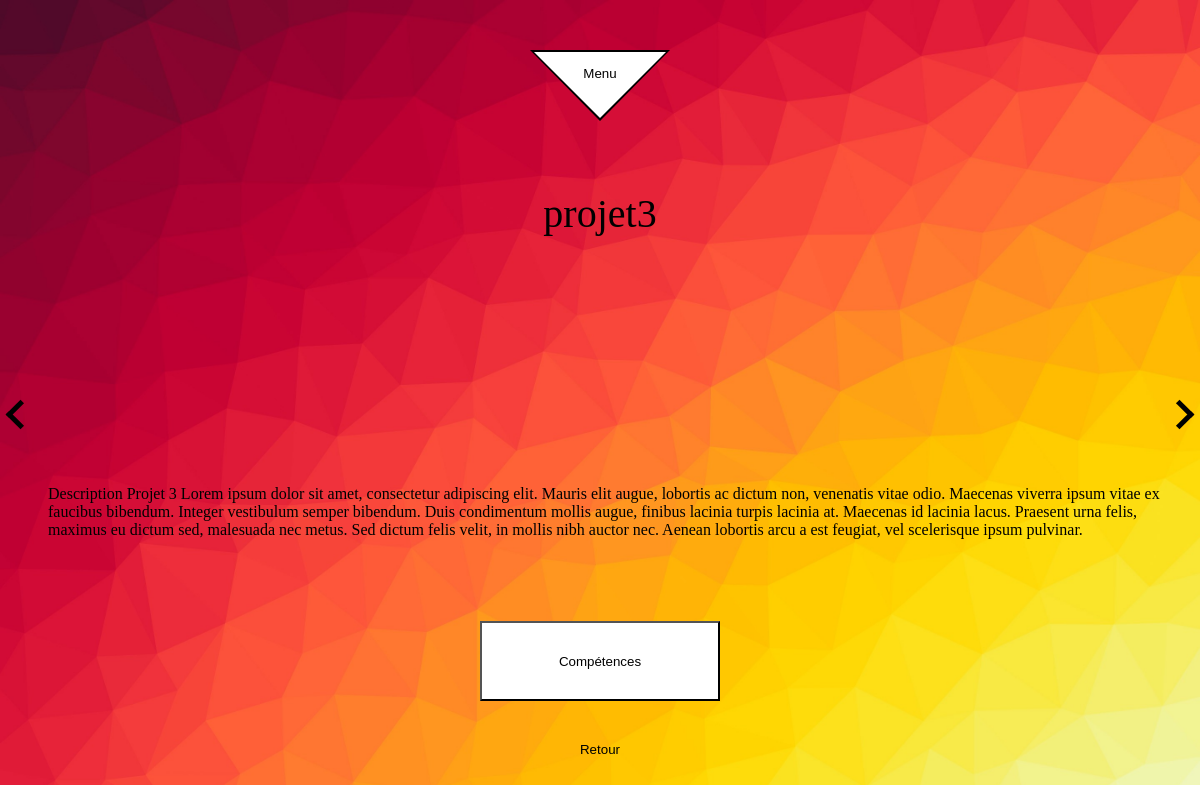
The page /Projets/projet3.php on the database its author committed.
### tables this page shows
CREATE TABLE `projets` (
  `id` int(11) NOT NULL AUTO_INCREMENT,
  `nom` varchar(100) DEFAULT NULL,
  `logo` varchar(255) DEFAULT NULL,
  `description` longtext,
  PRIMARY KEY (`id`)
);

### Projets/projet3.php (the view, shortened to what this page needs)
<!DOCTYPE html>
<html lang="en">
<head>
    <link rel="stylesheet" type="text/css" href="projet3.css">
    <link href="https://unpkg.com/ionicons@4.5.5/dist/css/ionicons.min.css" rel="stylesheet">
</head>
    <body>
        <?php
            require_once('../db.php');
            $rqtNom='SELECT nom FROM projets WHERE id=3';
            $stmtNom=$pdo->prepare($rqtNom);
            $rqtDesc='SELECT description FROM projets WHERE id=3';
            $stmtDesc=$pdo->prepare($rqtDesc);
            $stmtNom->execute();
            $nom=$stmtNom->fetch();
            $stmtDesc->execute();
            $desc=$stmtDesc->fetch();
    ?>
        <div id="div-menu-button">
            <div id="contour-button"></div><div id="contour-button2"></div><button id="menu-button" type="button">Menu</button>
        </div>
        <div id="nom-projet">
        <?php echo $nom['nom'];?>
       </div>
       <p id="arrow"><i id="left"></i><i id="right"></i><p>
       <p id="desc-projet"><?php echo $desc['description'] ?></p>
        <div id="buttons-contener">
            <button id="competences-button" type="button">Compétences</button>
            <button id="retour-button" type="button">Retour</button>
        </div>
    </body>
</html>

### Projets/projet3.css (style rules this page uses)
html { display:none; height:100%; overflow-y:hidden; background-image: url(logo/logo3.jpg); background-repeat: no-repeat; background-position: 50%; background-size: 100% 100%; }
body { display:flex; flex-direction:column; align-content :center; justify-content: center; min-height:100%; }
#menu-button { height: 73px; width: 132px; background-color: transparent; display:block; position:relative; bottom:150px; border-width:0; text-align: center; margin:auto; }
#contour-button { position:relative; margin-left:auto; margin-right:auto; width: 0; height:0; border-top : 71px solid black; border-right : 70px solid transparent; border-left : 70px solid transparent; }
#contour-button2 { display:block; position:relative; bottom:69px; margin-left:auto; margin-right:auto; width: 0; height:0; border-top : 66px solid white; border-right : 66px solid transparent; border-left : 66px solid transparent; }
#div-menu-button { position:absolute; top:0; left:0; right:0; height:71px; margin: 0 auto; margin-top:50px; }
#nom-projet { position: absolute; top:190px; text-align:center; font-size: 40px; white-space: nowrap; left:50%; transform: translateX(-50%); }
i { height:10px; width:10px; border: solid black; border-width: 0 5px 5px 0; display: inline-block; padding: 3px; }
#right { position: absolute; right:10px; top:50%; transform:translateY(-50%); transform: rotate(-45deg); }
#left { position: absolute; top:50%; left:10px; transform:translateY(-50%); transform: rotate(135deg); }
#desc-projet { position:absolute; margin: 0 40px; top:60%; }
#buttons-contener { display: flex; flex-direction:column; position: absolute; bottom:50px; left:50%; transform: translateX(-50%); margin: 50px auto 0 auto; }
#competences-button { margin-bottom:40px; width:240px; height:80px; border-color: black; border-width: 2px; background-color:white; }
#retour-button { border-width:0px; background-color: transparent }

### rows shown on the page
projets: nom "projet3", description "Description Projet 3 Lorem ipsum dolor sit amet, consectetur adipiscing elit. Mauris elit augue, lobortis ac dictum non, venenatis vitae odio. Maecenas viverra ipsum vitae ex faucibus bibendum. Integer vestibulum semper bibendum. Duis condimentum mollis augue, finibus lacinia turpis lacinia at. Maecenas id lacinia lacus. Praesent urna felis, maximus eu dictum sed, malesuada nec metus. Sed dictum felis velit, in mollis nibh auctor nec. Aenean lobortis arcu a est feugiat, vel scelerisque ipsum pulvinar."
